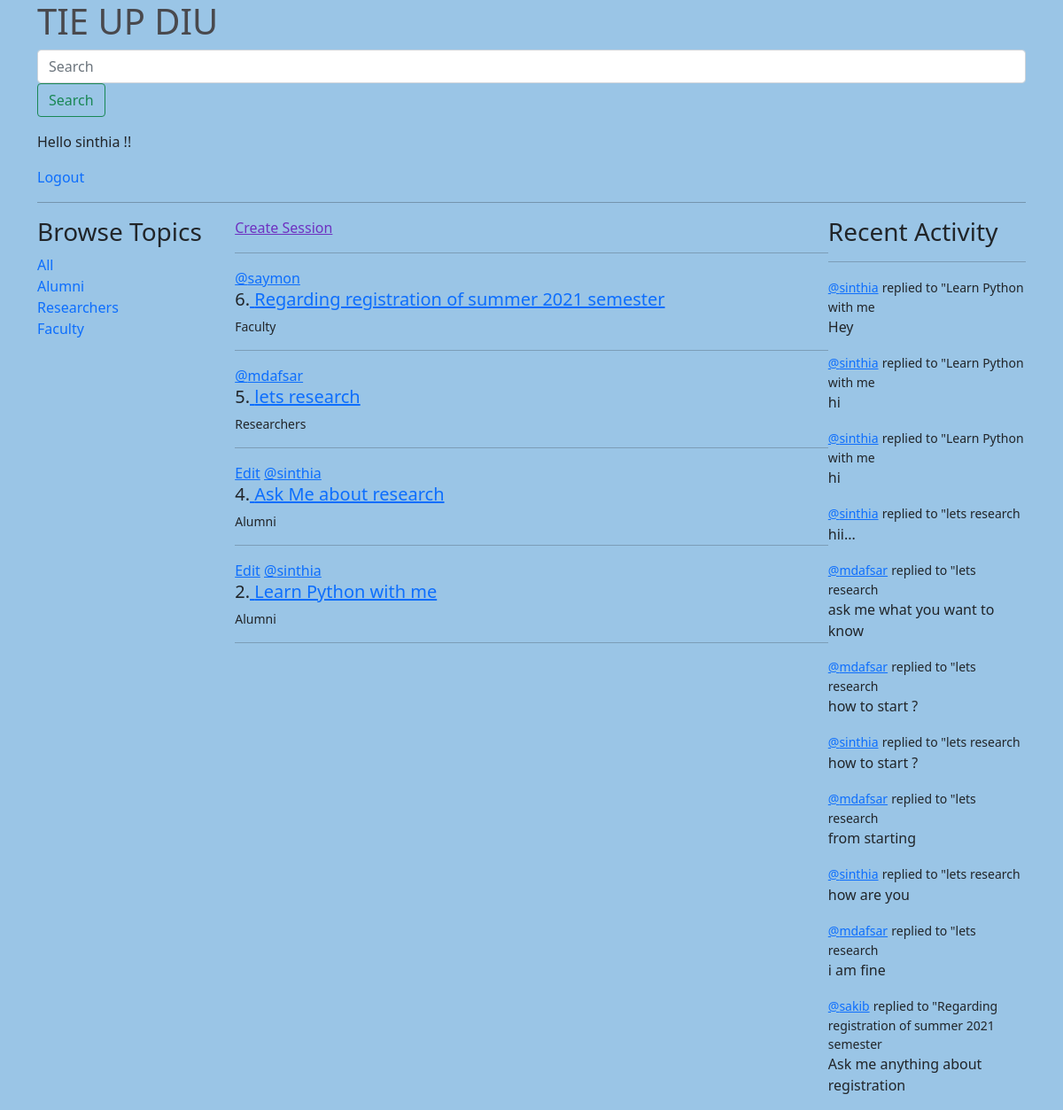
The app's page / (signed in) with its own data.
### base/models.py (models this page shows, shortened)
class Topic(models.Model):
    name = models.CharField(max_length=200)

class Room(models.Model):
    host = models.ForeignKey(User, on_delete=models.SET_NULL, null=True)
    topic =models.ForeignKey(Topic, on_delete=models.SET_NULL, null=True)
    name = models.CharField(max_length=200)
    decription = models.TextField(null=True, blank=True)
    participants= models.ManyToManyField(User,related_name='participants',blank=True)
    updated = models.DateTimeField(auto_now=True)
    Created = models.DateTimeField(auto_now_add=True)
    class Meta:
     ordering = ['-updated', '-Created']
    def __str__(self):
        return self.name

class Message(models.Model):
    user = models.ForeignKey(User, on_delete=models.CASCADE)
    room = models.ForeignKey(Room, on_delete=models.CASCADE)
    body = models.TextField()
    updated = models.DateTimeField(auto_now=True)
    Created = models.DateTimeField(auto_now_add=True)
    def __str__(self):
        return self.body[0:50]

### base/views.py (the view)
# urls.py: path('', views.home, name="home"),
def home(request):
    q = request.GET.get('q') if request.GET.get('q') != None else ''
    rooms = Room.objects.filter(topic__name__icontains=q)
    topics = Topic.objects.all()[0:5]
    room_messages = Message.objects.filter(Q(room__topic__name__icontains=q))
    context = {'rooms': rooms, 'topics': topics , 'room_messages':room_messages}
    return render(request, 'base/home.html', context)

### base/templates/base/home.html (shortened to what this page needs)
{% extends 'main.html' %}
{% block content %}
<div class="home-container">
           <div>
     {% include 'base/topics_component.html' %}
          </div>
      <div>
              <a  style ="color: rgb(110, 50, 193);" href="{% url 'create-room' %}" style = " text-decoration:none">Create Session</a>
              <hr>
             {% include 'base/feed_component.html' %}
      </div>
      <div >
         {% include 'base/activity_component.html' %}
      </div>
</div>
{% endblock content %}

### templates/navbar.html
<a href = "/" style="text-decoration: none;">
<h1 style ="color: rgb(73, 73, 77);  ">TIE UP DIU</h1>
</a>
<form method="GET" action="{% url 'home' %}">
<form class="d-flex">
   <input class="form-control me-2" type="search" placeholder="Search" aria-label="Search">
   <button class="btn btn-outline-success" type="submit">Search</button>
 </form>
</form>
  {% if request.user.is_authenticated %}
<p >Hello {{request.user}} !! </p>
<a href = "{% url 'logout' %}" style="text-decoration: none; ">Logout</a>
   {% else %}
<a href="{% url 'login' %}"   style="text-decoration: none; ">Login</a>
{% endif %}
<hr style="color: black;">

### base/templates/base/topics_component.html
<h3>Browse Topics</h3>
              <div>
                   <a href="{% url 'home' %}"   style =" text-decoration: none;">All</a>
               </div>
               {% for topic in topics %}
               <div>
                 <a href="{% url 'home' %}?q={{topic.name}}"    style =" text-decoration: none;"  >{{topic.name}}</a>
               </div>
               {% endfor %}

### base/templates/base/feed_component.html
<div>
              {% for room in rooms %}
                <div>
                    {% if request.user == room.host %}
                   <a href="{% url 'update-room' room.id %}">Edit</a>
                    {% endif %}
                     <a href="{% url 'user-profile' room.host.id %}">@{{room.host.username}}</a>
                        <h5>{{room.id}}.<a href="{% url 'room' room.id %}"> {{room.name}}</a></h5>
                        <small>{{room.topic.name}}</small>
                         <hr>
                </div>
        {% endfor %}
           </div>

### base/templates/base/activity_component.html
 <h3>Recent Activity</h3>
          <hr>
          {% for message in room_messages %}
          <div>
              <small><a href="{%url 'user-profile' message.user.id %}">@{{message.user}}</a></small>
              <small>replied to "{{message.room}}</small>
              <p>{{message}}</p>
          </div>
          {% endfor %}

### static/styles/main.css (style rules this page uses)
body { background-color: hsla(197, 54%, 69%, 0.88); }

### base/templates/base/home.html (style rules this page uses)
.home-container { display: grid; grid-template-columns : 1fr 3fr 1fr; }

### records on screen
Topic: name "Alumni"
Topic: name "Researchers"
Topic: name "Faculty"
Room: host.username "saymon", id "6", name "Regarding registration of summer 2021 semester", topic.name "Faculty"
Room: host.username "mdafsar", id "5", name "lets research", topic.name "Researchers"
Room: shows "Edit", host.username "sinthia", id "4", name "Ask Me about research", topic.name "Alumni"
Room: shows "Edit", host.username "sinthia", id "2", name "Learn Python with me", topic.name "Alumni"
Message: user "sinthia", room "Learn Python with me", body "Hey"
Message: user "sinthia", room "Learn Python with me", body "hi"
Message: user "sinthia", room "Learn Python with me", body "hi"
Message: user "sinthia", room "lets research", body "hii..."
Message: user "mdafsar", room "lets research", body "ask me what you want to know"
Message: user "mdafsar", room "lets research", body "how to start ?"
Message: user "sinthia", room "lets research", body "how to start ?"
Message: user "mdafsar", room "lets research", body "from starting"
Message: user "sinthia", room "lets research", body "how are you"
Message: user "mdafsar", room "lets research", body "i am fine"
Message: user "sakib", room "Regarding registration of summer 2021 semester", body "Ask me anything about registration"

### other values on screen
{{ request.user }} "sinthia"
